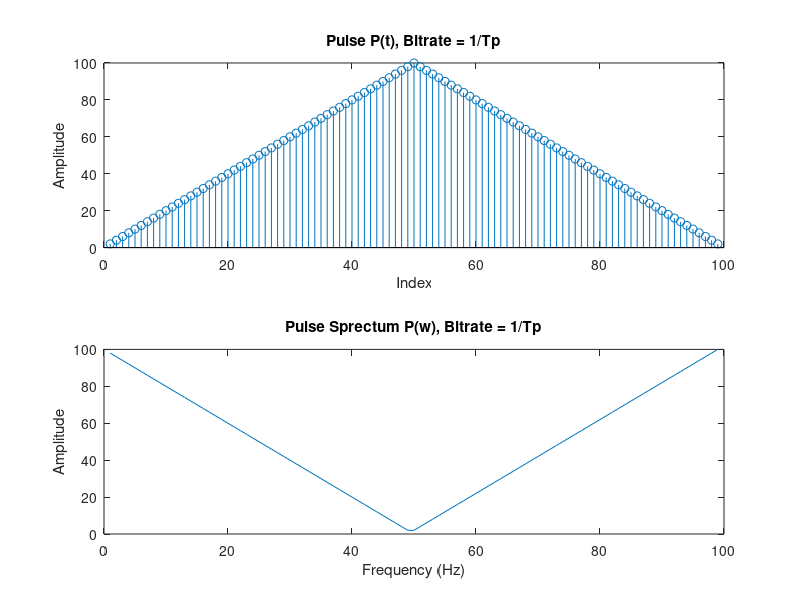
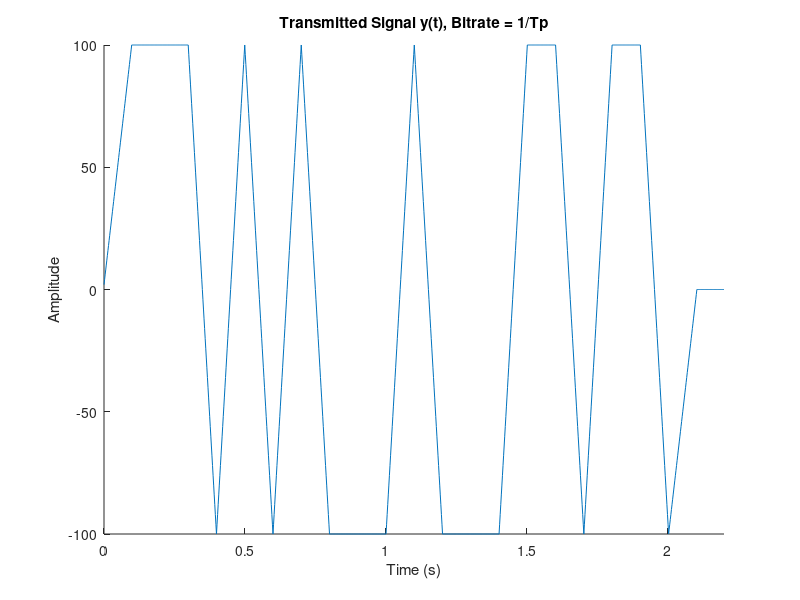
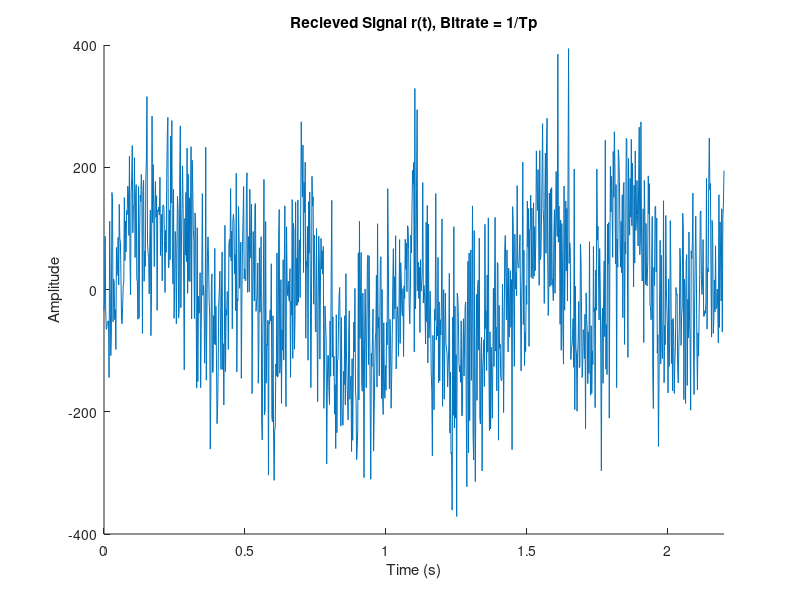
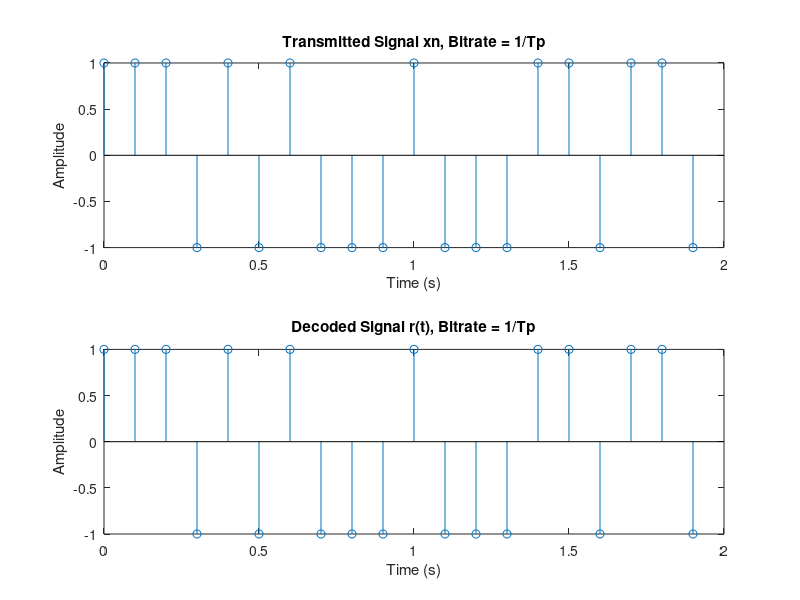

Write the MATLAB code that produced these figures, in order. (Note: this script raises an error after producing the figures.)
%% Signals and Systems Matlab Homework #6
%% Introduction
% * Author:                   Will Burgess, 
% * Class:                    ESE 351
% * Date:                     Created 3/25/2024, Last Edited 2/2/2024
%% Housekeeping
close all
clear
clc
%% Part  1: Create Binary PAM System
%% Generate Input Signal and Add Noise Factor, Bitrate = 1/Tp
Tp = 0.1; % Half pulse width
sample_period = Tp/50; % dt, pulse and recieve sample period
sample_freq = 1/sample_period; % Frequency of pulse and recieve signal 

bit_rate = 1/(1 * Tp); %Fb, frequency of bits sent out
bit_period = 1/bit_rate; % Ts, Time between bits sent out

rect = ones(1,50);
pulse = 2 * conv(rect, rect);
pulse_fft = fftshift(pulse);

%figure, hold on
% subplot(3,1,1),stem(x);
% subplot(3,1,2),plot(n);
% subplot(3,1,3),plot(r); 
%stem(pulse);
%plot(mag2db(abs(pulse_fft)));
%hold off

N = 20;

maxTime = N * bit_period;

xn = 2 * ((rand(1, N) > 0.5) - 0.5);
a = 0;
imp_train = zeros(1,N * bit_period * sample_freq);
for k = 1:length(imp_train)
    if mod(k - 1, sample_freq * bit_period) == 0
    a = a + 1;
    imp_train(k) = xn(a);
    else
    imp_train(k) = 0;    
    end
end

sampleTimes = 0:sample_period:(N*bit_period)-sample_period;

y = conv(imp_train,pulse);
% figure, subplot (2,1,1),plot(y)
% subplot(2,1,2),stem(xn)

sigma = 1;
noise = sigma * max(y) * randn(1,length(y));
r = y + (noise * sigma);

%figure,plot(r)
%% Part f:  Create various outputs

% i, p(t), p(w)
figure, hold on
subplot(2,1,1);
stem(pulse)
ylabel('Amplitude')
xlabel('Index')
title('Pulse P(t), Bitrate = 1/Tp')



subplot(2,1,2)
plot(pulse_fft)
ylabel('Amplitude')
xlabel('Frequency (Hz)')
title('Pulse Sprectum P(w), Bitrate = 1/Tp')
hold off

times = linspace(0, maxTime + 2 * Tp, length(y));

% ii, y(t)
figure, hold on
plot(times, y)
xlim([0 maxTime + 2 * Tp]);
ylabel('Amplitude')
xlabel('Time (s)')
title('Transmitted Signal y(t), Bitrate = 1/Tp')
hold off

% iii, r(t)
figure, hold on
plot(times,r)
xlim([0 maxTime + 2 * Tp]);
ylabel('Amplitude')
xlabel('Time (s)')
title('Recieved Signal r(t), Bitrate = 1/Tp')
hold off

% iv, Sent Messave vs. decoded message
times_sent = 0:bit_period:maxTime-bit_period;
figure, hold on
subplot(2,1,1)
stem(times_sent,xn)
ylabel('Amplitude')
xlabel('Time (s)')
title('Transmitted Signal xn, Bitrate = 1/Tp')
subplot(2,1,2)

filtered = conv(r,pulse);
decoded = zeros(1, N);

a = 0;
pulselen = length(pulse);
filterlen = length(filtered);

factor = 1/(bit_rate * Tp); % find factor relating Ts and Tp, use that to modify pulselen
% please name this something other than factor

% don't ask me to explain this
for i = pulselen + 1:(pulselen * factor + mod(factor, 2))/2:filterlen-pulselen * factor - 1
    a = a + 1;
    if(filtered(i) > 0)
        decoded(a) = 1;
    else
       decoded(a) = -1;
    end
end

stem(times_sent,decoded);
ylabel('Amplitude')
xlabel('Time (s)')
title('Decoded Signal r(t), Bitrate = 1/Tp')
hold off

error = (sum(xn ~= decoded)/length(decoded)); 
SNR = (sum(y.^2))/(sum(noise.^2));

disp(['Bitrate: ' ,num2str(bit_rate), ' bits/second'])
disp(['Standard Deviation: ' , num2str(sigma)])
disp(['SNR: ' , num2str(SNR)])
disp(['Error: ' ,num2str(error),' percent'])


%% Generate Input Signal and Add Noise Factor, Bitrate = 1/2*Tp
Tp = 0.1; % Half pulse width
sample_period = Tp/50; % dt, pulse and recieve sample period
sample_freq = 1/sample_period; % Frequency of pulse and recieve signal 

bit_rate = 1/(2 * Tp); %Fb, frequency of bits sent out
bit_period = 1/bit_rate; % Ts, Time between bits sent out

rect = ones(1,50);
pulse = 2 * conv(rect, rect);
pulse_fft = fftshift(pulse);

%figure, hold on
% subplot(3,1,1),stem(x);
% subplot(3,1,2),plot(n);
% subplot(3,1,3),plot(r); 
%stem(pulse);
%plot(mag2db(abs(pulse_fft)));
%hold off

N = 20;

maxTime = N * bit_period;

xn = 2 * ((rand(1, N) > 0.5) - 0.5);
a = 0;
imp_train = zeros(1,N * bit_period * sample_freq);
for k = 1:length(imp_train)
    if mod(k - 1, sample_freq * bit_period) == 0
    a = a + 1;
    imp_train(k) = xn(a);
    else
    imp_train(k) = 0;    
    end
end

sampleTimes = 0:sample_period:(N*bit_period)-sample_period;

y = conv(imp_train,pulse);
% figure, subplot (2,1,1),plot(y)
% subplot(2,1,2),stem(xn)

sigma = 1;
noise = sigma * max(y) * randn(1,length(y));
r = y + (noise * sigma);

%figure,plot(r)
%% Part f:  Create various outputs

% i, p(t), p(w)
figure, hold on
subplot(2,1,1);
stem(pulse)
ylabel('Amplitude')
xlabel('Index')
title('Pulse P(t), Bitrate = 1/(2*Tp)')

f = (0:1:length(pulse_fft)-1);


subplot(2,1,2)
plot(f,pulse_fft)
ylabel('Amplitude')
xlabel('Frequency (Hz)')
title('Pulse Sprectum P(w), Bitrate = 1/(2*Tp)')
hold off

times = linspace(0, maxTime + 2 * Tp, length(y));

% ii, y(t)
figure, hold on
plot(times, y)
xlim([0 maxTime + 2 * Tp]);
ylabel('Amplitude')
xlabel('Time (s)')
title('Transmitted Signal y(t), Bitrate = 1/(2*Tp)')
hold off

% iii, r(t)
figure, hold on
plot(times,r)
xlim([0 maxTime + 2 * Tp]);
ylabel('Amplitude')
xlabel('Time (s)')
title('Recieved Signal r(t), Bitrate = 1/(2*Tp)')
hold off



% iv, Sent Messave vs. decoded message
times_sent = 0:bit_period:maxTime-bit_period;
figure, hold on
subplot(2,1,1)
stem(times_sent,xn)
ylabel('Amplitude')
xlabel('Time (s)')
title('Transmitted Signal xn, Bitrate = 1/(2*Tp)')
subplot(2,1,2)

filtered = conv(r,pulse);
decoded = zeros(1, N);

a = 0;
pulselen = length(pulse);
filterlen = length(filtered);

factor = 1/(bit_rate * Tp); % find factor relating Ts and Tp, use that to modify pulselen
% please name this something other than factor

% don't ask me to explain this
for i = pulselen + 1:(pulselen * factor + mod(factor, 2))/2:filterlen-pulselen * factor - 1
    a = a + 1;
    if(filtered(i) > 0)
        decoded(a) = 1;
    else
       decoded(a) = -1;
    end
end

stem(times_sent,decoded);
ylabel('Amplitude')
xlabel('Time (s)')
title('Decoded Signal r(t), Bitrate = 1/(2*Tp)')
hold off

error = (sum(xn ~= decoded)/length(decoded)); 
SNR = (sum(y.^2))/(sum(noise.^2));

disp(['Bitrate: ' ,num2str(bit_rate), ' bits/second'])
disp(['Standard Deviation: ' , num2str(sigma)])
disp(['SNR: ' , num2str(SNR)])
disp(['Error: ' ,num2str(error*100),' percent'])

%% Part 2: Performance Test
sigma_arr = [0, 1, 2, 3, 4];

[r_Tp, SNR_arr_Tp, xn_Tp] = signalFunction(1/Tp, sigma_arr);
[r_2Tp, SNR_arr_2Tp, xn_2Tp] = signalFunction(1/(2*Tp), sigma_arr);

times_sent_Tp = 0:Tp:N*Tp-Tp;
error_arr_Tp = zeros(1, length(sigma_arr));
error_arr_2Tp = zeros(1, length(sigma_arr));
error_arr_2Tp_unf = zeros(1, length(sigma_arr));
error_arr_Tp_unf = zeros(1, length(sigma_arr));

figure, hold on

for j = 1:5
    filtered_Tp = conv(r_Tp(:, j),pulse);
    a = 0;
    decoded_Tp = zeros(1, N);
    pulselen = length(pulse);
    filterlen = length(filtered_Tp);
    
    factor = 1/((1/Tp) * Tp); % find factor relating Ts and Tp, use that to modify pulselen
    % please name this something other than factor
    
    
    for i = pulselen + 1:(pulselen * factor + mod(factor, 2))/2:filterlen-pulselen * factor - 1
        a = a + 1;
        if(filtered_Tp(i) > 0)
            decoded_Tp(a) = 1;
        else
           decoded_Tp(a) = -1;
        end
    end
    
    error_arr_Tp(j) = sum(xn_Tp ~= decoded_Tp); 

    subplot(3, 2, j);
    stem(times_sent_Tp, decoded_Tp);
    title(['Sigma = ',num2str(sigma_arr(j))])
    sgtitle('Matched Fitler With Bitrate=1/Tp')
    xlabel('Time (s)')
    ylabel('Decoded Output')
end
hold off;

times_sent_2Tp = 0:2*Tp:2*N*Tp-(2*Tp);
figure, hold on
for j = 1:5
    filtered_2Tp = conv(r_2Tp(:, j),pulse);
    a = 0;
    decoded_2Tp = zeros(1, N);
    pulselen = length(pulse);
    filterlen = length(filtered_2Tp);
    
    factor = 1/((1/(2*Tp)) * Tp); % find factor relating Ts and Tp, use that to modify pulselen
    % please name this something other than factor
    
    for i = pulselen + 1:(pulselen * factor + mod(factor, 2))/2:filterlen-pulselen * factor - 1
        a = a + 1;
        if(filtered_2Tp(i) > 0)
            decoded_2Tp(a) = 1;
        else
           decoded_2Tp(a) = -1;
        end
    end
    
    error_arr_2Tp(j) = sum(xn_2Tp ~= decoded_2Tp); 

    subplot(3, 2, j);
    stem(times_sent_2Tp, decoded_2Tp);
    title(['Sigma = ',num2str(sigma_arr(j))])
    sgtitle('Matched Fitler With Bitrate=1/(2*Tp)')
    xlabel('Time (s)')
    ylabel('Decoded Output')
end
hold off

figure, hold on
for j = 1:5
    a = 0;
    unfiltered_2Tp = zeros(1, N);
    pulselen = length(pulse);
    filterlen = length(r_2Tp(:,j));
    
    factor = 1/((1/(2*Tp)) * Tp); % find factor relating Ts and Tp, use that to modify pulselen
    % please name this something other than factor
    
    for i = pulselen + 1:(pulselen * factor + mod(factor, 2))/2:(filterlen-pulselen * (factor - 1))
        a = a + 1;
        if(r_2Tp(i) > 0)
            unfiltered_2Tp(a) = 1;
        else
           unfiltered_2Tp(a) = -1;
        end
    end
    
    error_arr_2Tp_unf(j) = sum(xn_2Tp ~= unfiltered_2Tp); 

    subplot(3, 2, j);
    stem(times_sent_2Tp, unfiltered_2Tp);
    title(['Sigma = ',num2str(sigma_arr(j))])
    sgtitle('Sign-based Reciever With Bitrate=1/(2*Tp)')
    xlabel('Time (s)')
    ylabel('Decoded Output')
end
hold off

figure, hold on
for j = 1:5
    a = 0;
    unfiltered_Tp = zeros(1, N);
    pulselen = length(pulse);
    filterlen = length(r_Tp(:,j));
    
    factor = 1/((1/Tp) * Tp); % find factor relating Ts and Tp, use that to modify pulselen
    % please name this something other than factor
    
    for i = pulselen + 1:(pulselen * factor + mod(factor, 2))/2:(filterlen-pulselen * (factor - 1))
        a = a + 1;
        if(r_2Tp(i) > 0)
            unfiltered_Tp(a) = 1;
        else
           unfiltered_Tp(a) = -1;
        end
    end
    
    error_arr_Tp_unf(j) = sum(xn_Tp ~= unfiltered_Tp); 

    subplot(3, 2, j);
    stem(times_sent_Tp, unfiltered_Tp);
    title(['Sigma = ',num2str(sigma_arr(j))])
    sgtitle('Sign-based Reciever With Bitrate=1/Tp')
    xlabel('Time (s)')
    ylabel('Decoded Output')
end
hold off

figure()
subplot(2, 1, 1)
hold on
plot(SNR_arr_Tp, error_arr_Tp);
plot(SNR_arr_Tp, error_arr_Tp_unf);
hold off
legend("Matched Filter", "Sign-Based Receiver");
title("SNR with Amount of Errors, Bit Rate = 1/T_p")
xlabel("SNR"); ylabel("Amount of Errors");
subplot(2, 1, 2)
hold on
plot(SNR_arr_2Tp, error_arr_2Tp);
plot(SNR_arr_2Tp, error_arr_2Tp_unf);
hold off
legend("Matched Filter", "Sign-Based Receiver");
title("SNR with Amount of Errors, Bit Rate = 1/2T_p")
xlabel("SNR"); ylabel("Amount of Errors");
